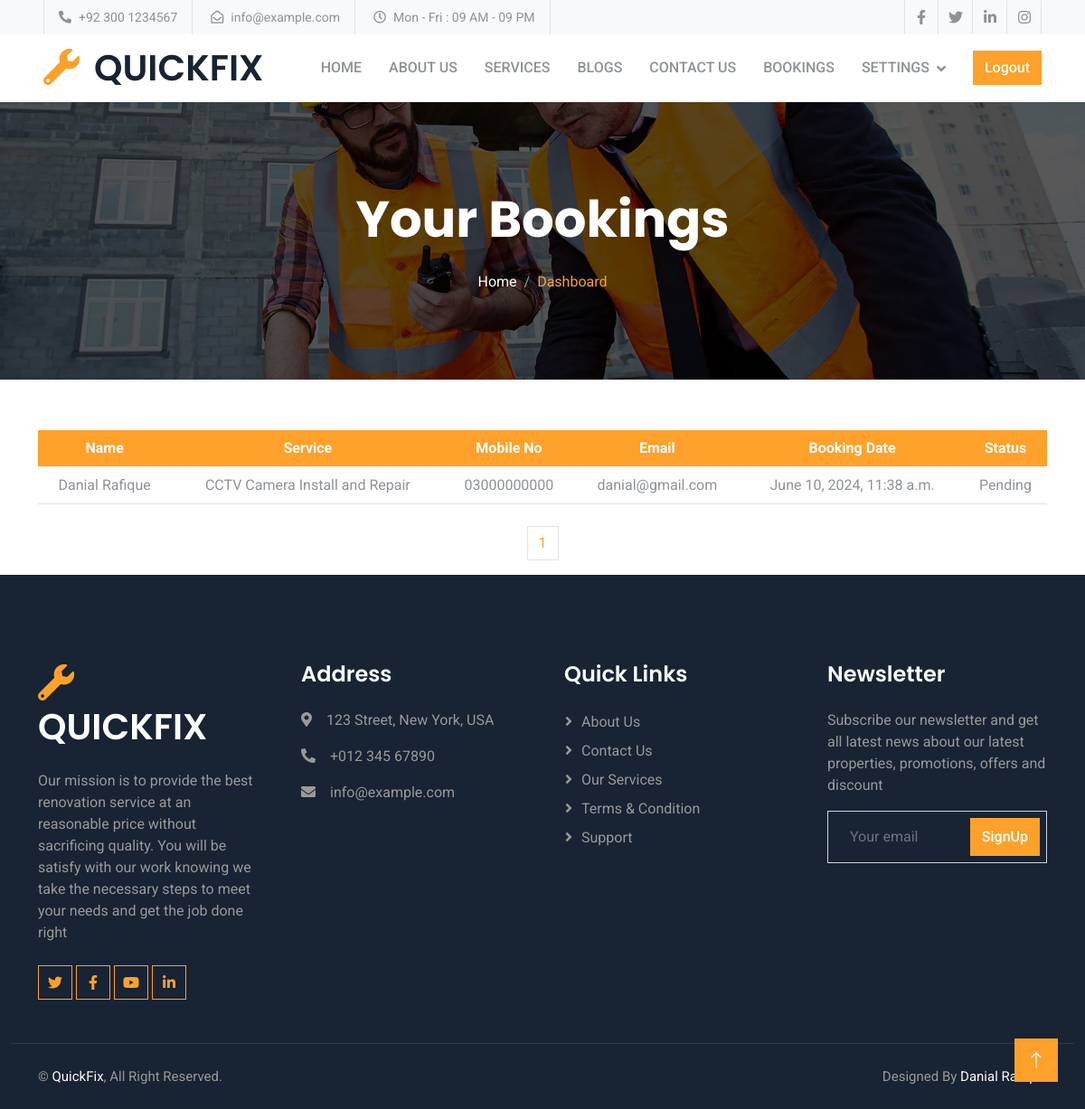
Page /user-dashboard/ (signed in) on the earlier database version.
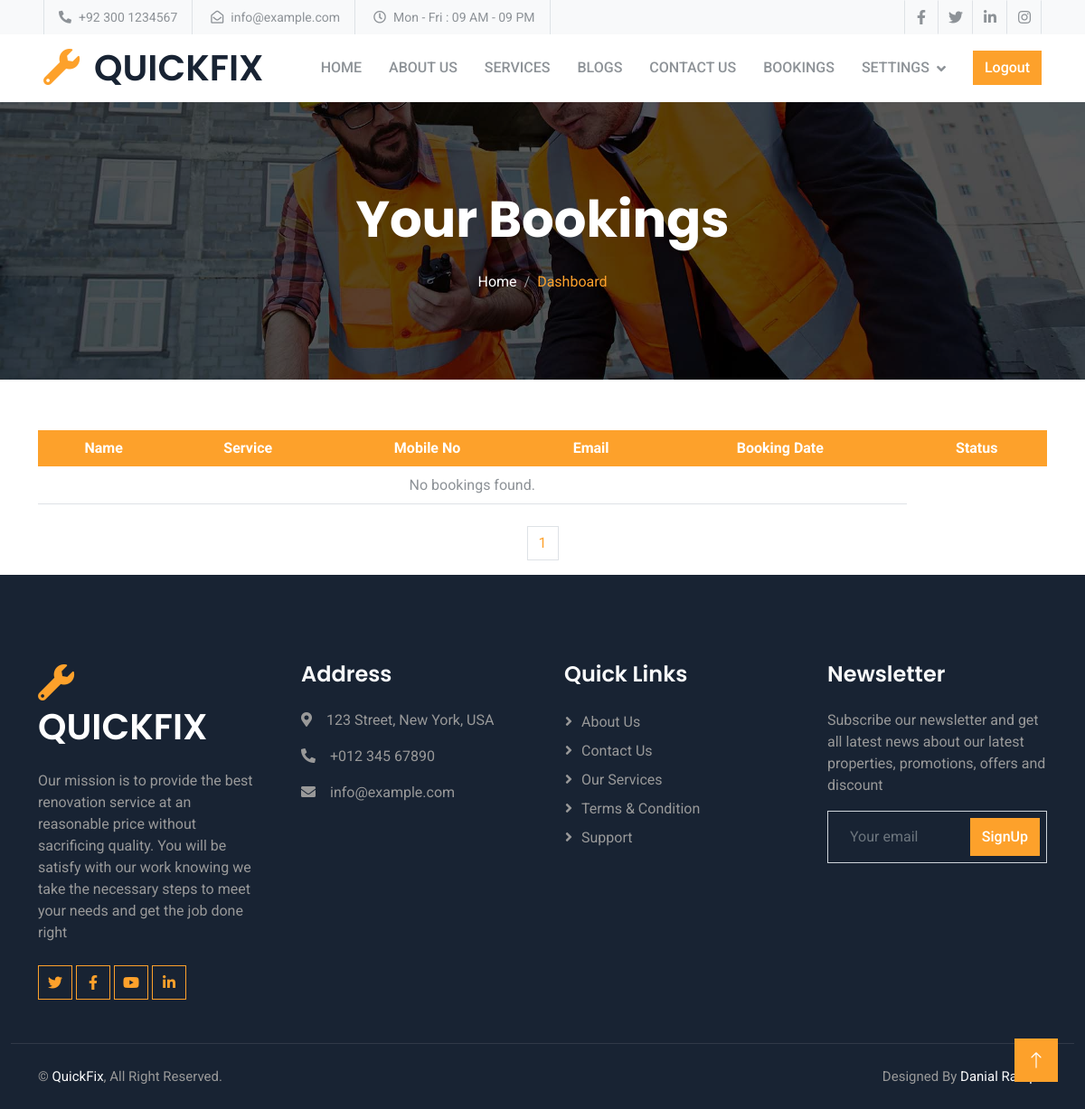
Same page on the later database version.
### vendor/models.py (models this page shows, shortened)
class Booking(models.Model):
    STATUS_CHOICES = [
        ('Pending', 'Pending'),
        ('Booked', 'Booked'),
        ('Cancelled', 'Cancelled'),
    ]
    service = models.ForeignKey(Service, on_delete=models.CASCADE)
    user = models.ForeignKey(User, on_delete=models.CASCADE)
    booking_date = models.DateTimeField(default=timezone.now)
    mobile_no = models.CharField(max_length=11, null=True, blank=True)
    email = models.EmailField(null=True)
    first_name = models.CharField(max_length=30, null=True, blank=True)
    last_name = models.CharField(max_length=30, null=True, blank=True)
    username = models.CharField(max_length=30, null=True, blank=True)
    status = models.CharField(max_length=20, choices=STATUS_CHOICES, default='Pending')
    instruction = models.TextField(null=True , blank=True)

class Service(models.Model):
    user = models.ForeignKey(User,on_delete=models.CASCADE,blank=True ,null=True)
    service_title = models.CharField(max_length=50,null=True, blank=True)
    service_image = models.ImageField(upload_to='service_images/')
    categories=models.ForeignKey(Service_Category ,on_delete=models.CASCADE , blank=True ,null=True, related_name='services')
    description = HTMLField(null=True, blank=True)

### accounts/models.py (models this page shows, shortened)
class User(AbstractUser):
    is_admin = models.BooleanField('Is_admin' , default=False)
    is_customer = models.BooleanField('Is_customer' , default=False)
    is_vendor = models.BooleanField('Is_vendor' , default=False)
    CATAGORY_CHOICES = [('Punjab' ,'Punjab') ,('Sindh' ,'Sindh'),('Khyber Pakhtunkhwa','Khyber Pakhtunkhwa'),('Gilgit-Baltistan' ,'Gilgit-Baltistan') ,('Islamabad Capital Territory' ,'Islamabad Capital Territory'),('Balochistan','Balochistan'),]
    CATAGORY_EMP= [('Electrician' ,'Electrician'),('Plumber' ,'Plumber'),('Sweaper' ,'Sweaper'),('Carpenter' ,'Carpenter'),('Drain clean' ,'Drain clean'),('AC repair' ,'AC repair'),('Painting & Decorating' ,'Painting & Decorating'),]
    email = models.EmailField(null=True , unique=True)
    mobile_no = models.CharField(max_length=11 ,null=True, blank=True)
    address1 = models.CharField(max_length=200,default='abc')
    address2 = models.CharField(max_length=200,default='abc')
    city =  models.CharField(max_length=70 ,null=True, blank=True)
    province = models.CharField(choices=CATAGORY_CHOICES,default='Punjab', max_length=56)
    employee = models.CharField(choices=CATAGORY_EMP,default='none', max_length=100)
    cnic= models.CharField(max_length=13 ,null=True, blank=True)
    shop_reference = models.TextField(default='shop no address etc')
    vendor_image = models.ImageField(upload_to='vendor_profile_pics/')
    is_email_verified = models.BooleanField(default=False)
    email_verification_token = models.CharField(max_length=200 ,blank=True, null=True)

### vendor/views.py (the view)
# urls.py: path("user-dashboard/", user_dashboard_view, name="user_dashboard"),
@login_required
def user_dashboard_view(request):
    bookings = Booking.objects.filter(user=request.user).order_by('-id')
    booking_details = []
    for booking in bookings:
        service_creator = User.objects.get(id=booking.service.user_id)
        booking_detail = {
            'booking': booking,
            'service_creator': service_creator
        }
        booking_details.append(booking_detail)
    paginator = Paginator(booking_details , 10)
    page_number = request.GET.get('page')
    bookingfinal = paginator.get_page(page_number)
    totalpage = bookingfinal.paginator.num_pages
    context = {
        'booking_details': bookingfinal,
        'totalpagelist' : [n+1 for n in range(totalpage)]
    }
    return render(request, 'vendor/user_dashboard.html', context)

### vendor/templates/vendor/user_dashboard.html (shortened to what this page needs)
{% extends "base.html" %}
{% load static %}
{% block content %}
    <div class="container-fluid page-header py-5 mb-5 wow fadeIn" data-wow-delay="0.1s">
      <div class="container text-center py-5">
          <h1 class="display-4 text-white animated slideInDown mb-4">Your Bookings</h1>
          <nav aria-label="breadcrumb animated slideInDown">
              <ol class="breadcrumb justify-content-center mb-0">
                  <li class="breadcrumb-item"><a class="text-white" href="{% url "customer:home" %}">Home</a></li>
                  <li class="breadcrumb-item text-primary active" aria-current="page">Dashboard</li>
              </ol>
          </nav>
      </div>
  </div>
<div class="container py-2 wow fadeIn" data-wow-delay="0.3s">
  <div class="table-responsive-md">
    <table class="table text-center">
      <thead class="bg-primary text-white">
        <tr>
          <th scope="col">Name</th>
          <th scope="col">Service</th>
          <th scope="col">Mobile No</th>
          <th scope="col">Email</th>
          <th scope="col">Booking Date</th>
          <th scope="col">Status</th>
        </tr>
      </thead>
      <tbody>
        {% for booking_detail in booking_details %}
          <tr>
            <td>{{ booking_detail.service_creator.first_name }} {{ booking_detail.service_creator.last_name }}</td>
            <td>{{ booking_detail.booking.service.service_title }}</td>
            <td>{{ booking_detail.service_creator.mobile_no }}</td>
            <td>{{ booking_detail.service_creator.email }}</td>
            <td>{{ booking_detail.booking.booking_date }}</td>
            <td>
              {% if booking_detail.booking.status == "Booked" %}
                  <span>{{ booking_detail.booking.status }}</span>
              {% elif booking_detail.booking.status == "Cancelled" %}
                  <span>{{ booking_detail.booking.status }}</span>
              {% else %}
                  <span>{{ booking_detail.booking.status }}</span>
              {% endif %}
            </td>
          </tr>
        {% empty %}
          <tr>
            <td colspan="5">No bookings found.</td>
          </tr>
        {% endfor %}
      </tbody>
    </table>
  </div>
</div>
    <div class="container-fluid wow fadeIn" data-wow-delay="0.2s">
      <nav aria-label="Page navigation example wow fadeIn" data-wow-delay="0.1s">
       <ul class="pagination justify-content-center">
           {% for n in totalpagelist %}
           <li class="page-item"><a class="page-link" href="/user-dashboard/?page={{n}}">{{n}}</a></li>
           {% endfor %}
       </ul>
      </nav>
   </div>
{% endblock content %}

Differences in the rows shown:
removed Booking: service_creator.first_name "Danial", service_creator.last_name "Rafique", booking.service.service_title "CCTV Camera Install and Repair", service_creator.mobile_no "03000000000", service_creator.email "danial@gmail.com", booking.booking_date "June 10, 2024, 11:38 a.m.", booking.status "Pending"
Other differences:
text now shown: "No bookings found."
